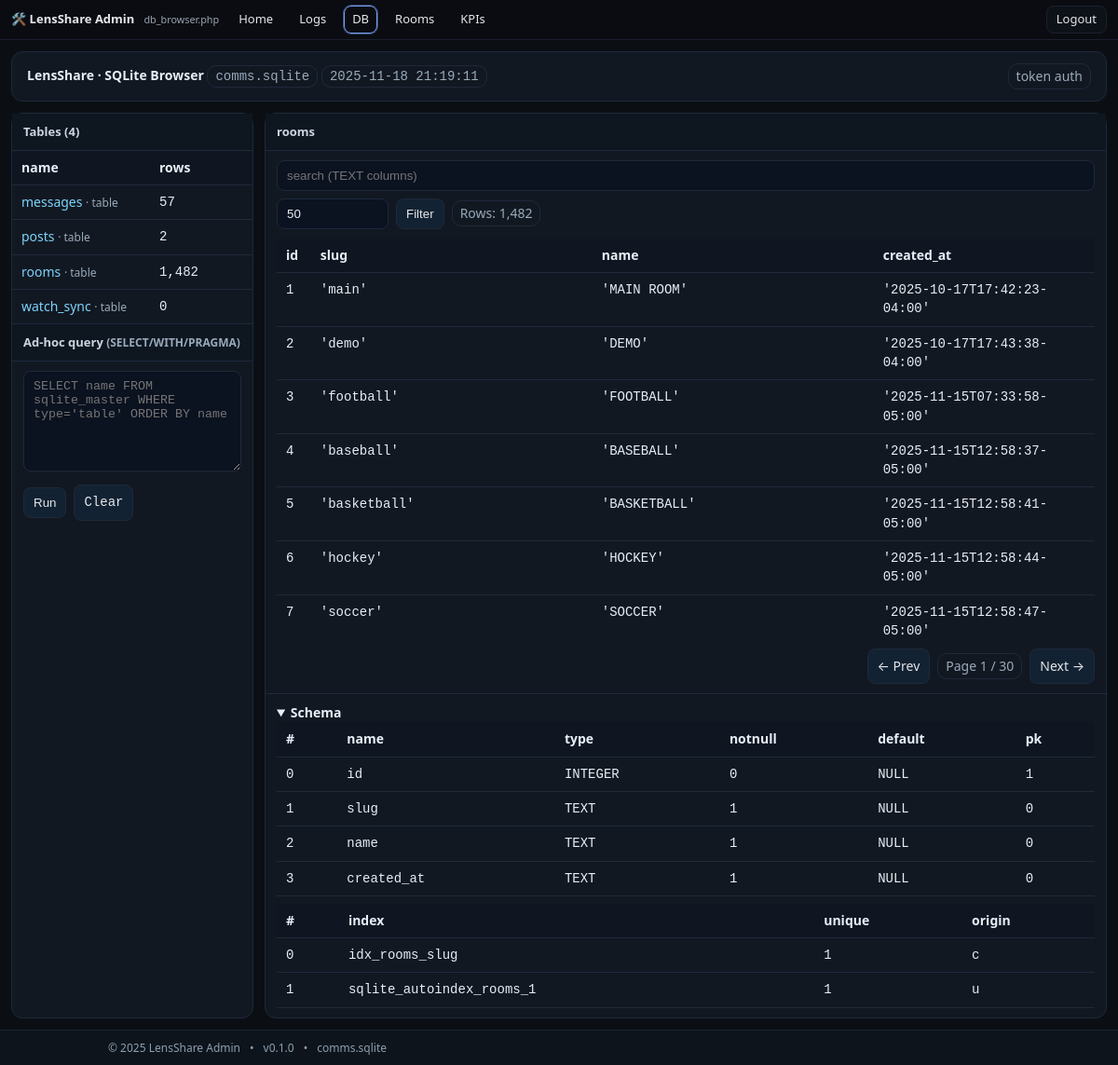
Screenshot of /comms/admin/db_browser.php?token=ajay-7c9f4f2f3a&table=rooms&page=1 (signed in) with the database file from the repository.
### tables this page shows
CREATE TABLE rooms (
       id INTEGER PRIMARY KEY AUTOINCREMENT,
       slug TEXT UNIQUE NOT NULL,
       name TEXT NOT NULL,
       created_at TEXT NOT NULL
     );

### comms/config.php (called while the page is built, shortened)
<?php
$brand = [
  'name'        => 'LensShare',
  'slug'        => 'lensshare',
  'brand_emoji' => '🙂💬',
  'chat_emoji'  => '🌈',
  'tagline'     => 'Publishing + Messages',
  'favicon'     => '/favicon.svg',
];

### comms/admin/db_browser.php (the view, shortened to what this page needs)
<?php
require_once __DIR__ . '/../config.php';
function h($s){ return htmlspecialchars((string)$s, ENT_QUOTES | ENT_SUBSTITUTE, 'UTF-8'); }
$TOKEN = $_GET['token'] ?? '';
$pdo = new PDO('sqlite:' . DB_PATH, null, null, [
  PDO::ATTR_ERRMODE => PDO::ERRMODE_EXCEPTION,
  PDO::ATTR_DEFAULT_FETCH_MODE => PDO::FETCH_ASSOC,
  PDO::ATTR_EMULATE_PREPARES => false,
]);
$pdo->query('PRAGMA foreign_keys=ON');
$pdo->query('PRAGMA busy_timeout=2000');
$PAGE_SIZE_DEFAULT = 50; $PAGE_SIZE_MAX = 500;
$table    = isset($_GET['table']) ? preg_replace('/[^\w.]/','', $_GET['table']) : '';
$page     = max(1, (int)($_GET['page'] ?? 1));
$pagesize = min($PAGE_SIZE_MAX, max(1, (int)($_GET['pagesize'] ?? $PAGE_SIZE_DEFAULT)));
$offset   = ($page-1)*$pagesize;
$sqlFree  = trim((string)($_GET['sql'] ?? ''));
function preserve($extra = []){
  $keep = ['token','table','q','pagesize','page'];
  $out = [];
  foreach ($keep as $k) if (isset($_GET[$k])) $out[$k] = $_GET[$k];
  foreach ($extra as $k=>$v) $out[$k] = $v;
  return '?' . http_build_query($out);
}
$tables = $pdo->query("SELECT name, type FROM sqlite_master WHERE type IN ('table','view') AND name NOT LIKE 'sqlite_%' ORDER BY name")->fetchAll();
$counts = [];
foreach ($tables as $t) {
  try { $counts[$t['name']] = (int)$pdo->query("SELECT COUNT(*) FROM \"{$t['name']}\"")->fetchColumn(); }
  catch(Throwable $e){ $counts[$t['name']] = null; }
}
$schema = []; $indexes = [];
$rows = []; $cols = []; $rowCount = null;
if ($table !== '') {
  try {
    $schema  = $pdo->query("PRAGMA table_info(\"$table\")")->fetchAll();
    $indexes = $pdo->query("PRAGMA index_list(\"$table\")")->fetchAll();
    $rowCount = (int)$pdo->query("SELECT COUNT(*) FROM \"$table\"")->fetchColumn();
    $where=''; $params=[];
    $sql = "SELECT * FROM \"$table\" $where LIMIT :lim OFFSET :off";
    $stmt = $pdo->prepare($sql);
    $stmt->bindValue(':lim',$pagesize,PDO::PARAM_INT);
    $stmt->bindValue(':off',$offset,PDO::PARAM_INT);
    $stmt->execute();
    $rows = $stmt->fetchAll();
    if ($rows) $cols = array_keys($rows[0]);
  } catch(Throwable $e){
    $rows=[]; $schema=[]; $indexes=[]; $rowCount=null;
  }
}
$now = date('Y-m-d H:i:s');
?>
<!doctype html>
<html>
<head>
</head>
<body>
<div class="page">
<?php
require_once __DIR__ . '/_topnav_admin.php';
render_admin_topnav([
  'token'    => $_GET['token'] ?? ($TOKEN ?? '')
]);
?>
<div class="wrap">
  <div class="card header">
    <div>
      <strong><?= $brand['name'] ?> · SQLite Browser</strong>
      <span class="badge mono"><?=h(basename(DB_PATH))?></span>
      <span class="badge mono"><?=h($now)?></span>
    </div>
    <div class="badge">token auth</div>
  </div>
  <div class="grid">
    <div class="panel">
      <h3>Tables (<?=count($tables)?>)</h3>
      <div class="section list" style="padding:0">
        <table>
          <thead><tr><th>name</th><th style="width:110px">rows</th></tr></thead>
          <tbody>
          <?php foreach($tables as $t): ?>
            <tr>
              <td>
                <a href="<?=h(preserve(['table'=>$t['name'],'page'=>1]))?>"><?=h($t['name'])?></a>
                <span class="note"> · <?=h($t['type'])?></span>
              </td>
              <td class="mono"><?= isset($counts[$t['name']]) ? number_format((int)$counts[$t['name']]) : '—' ?></td>
            </tr>
          <?php endforeach; ?>
          </tbody>
        </table>
      </div>
      <h3>Ad-hoc query <span class="note">(SELECT/WITH/PRAGMA)</span></h3>
      <div class="section">
        <form method="get" class="mono">
          <textarea class="input" name="sql" rows="6" placeholder="SELECT name FROM sqlite_master WHERE type='table' ORDER BY name"><?=h($sqlFree)?></textarea>
          <div style="display:flex;gap:8px;align-items:center;margin-top:8px">
            <button class="btn" type="submit">Run</button>
            <a class="btn" href="<?=h(preserve(['sql'=>null]))?>">Clear</a>
          </div>
        </form>
      </div>
    </div>
    <div class="panel right-panel">
      <?php if ($table===''): ?>
        <h3>Viewer</h3>
        <div class="section note">Select a table on the left to browse rows and schema.</div>
      <?php else: ?>
        <h3><?=h($table)?></h3>
        <div class="section" style="padding-bottom:0">
          <form method="get" style="display:flex;gap:8px;flex-wrap:wrap;align-items:center">
            <input class="input" type="text" name="q" value="<?=h($q)?>" placeholder="search (TEXT columns)">
            <input class="input" style="max-width:120px" type="number" min="1" name="pagesize" value="<?=h($pagesize)?>" title="rows per page">
            <button class="btn" type="submit">Filter</button>
            <?php if ($rowCount!==null): ?><span class="badge">Rows: <?=number_format($rowCount)?></span><?php endif; ?>
          </form>
        </div>
        <div class="section" style="overflow:auto; max-height:55vh">
          <table>
            <thead><tr><?php foreach($cols as $c) echo '<th>'.h($c).'</th>'; ?></tr></thead>
            <tbody>
            <?php foreach($rows as $r): ?>
              <tr><?php foreach($cols as $c): ?><td class="mono"><?=h(var_export($r[$c], true))?></td><?php endforeach; ?></tr>
            <?php endforeach; ?>
            </tbody>
          </table>
        </div>
        <?php
          $maxPage = $rowCount ? max(1, (int)ceil($rowCount / $pagesize)) : $page;
          $qs = function($p){ return preserve(['page'=>$p]); };
        ?>
        <div class="section" style="display:flex;gap:8px;justify-content:flex-end;align-items:center">
          <a class="btn" href="<?=h($qs(max(1,$page-1)))?>">&larr; Prev</a>
          <span class="badge">Page <?=h($page)?> / <?=h($maxPage)?></span>
          <a class="btn" href="<?=h($qs(min($maxPage,$page+1)))?>">Next &rarr;</a>
        </div>
        <div class="section" style="border-top:1px solid var(--border)">
          <details open>
            <summary><strong>Schema</strong></summary>
            <div style="overflow:auto">
              <table>
                <thead><tr><th>#</th><th>name</th><th>type</th><th>notnull</th><th>default</th><th>pk</th></tr></thead>
                <tbody>
                <?php foreach($schema as $c): ?>
                  <tr>
                    <td class="mono"><?=h($c['cid'])?></td>
                    <td class="mono"><?=h($c['name'])?></td>
                    <td class="mono"><?=h($c['type'])?></td>
                    <td class="mono"><?= (int)$c['notnull'] ? '1' : '0' ?></td>
                    <td class="mono"><?=h(var_export($c['dflt_value'], true))?></td>
                    <td class="mono"><?= (int)$c['pk'] ? '1' : '0' ?></td>
                  </tr>
                <?php endforeach; ?>
                </tbody>
              </table>
            </div>
            <?php if ($indexes): ?>
              <div style="margin-top:8px;overflow:auto">
                <table>
                  <thead><tr><th>#</th><th>index</th><th>unique</th><th>origin</th></tr></thead>
                  <tbody>
                  <?php foreach($indexes as $ix): ?>
                    <tr>
                      <td class="mono"><?=h($ix['seq'])?></td>
                      <td class="mono"><?=h($ix['name'])?></td>
                      <td class="mono"><?= (int)$ix['unique'] ? '1' : '0' ?></td>
                      <td class="mono"><?=h($ix['origin'])?></td>
                    </tr>
                  <?php endforeach; ?>
                  </tbody>
                </table>
              </div>
            <?php endif; ?>
          </details>
        </div>
      <?php endif; ?>
    </div>
  </div>
</div>
<?php require __DIR__ . '/_footer_admin.php'; ?>
</div>
</body>
</html>

### comms/admin/_topnav_admin.php (shortened to what this page needs)
<?php
require_once __DIR__ . '/../config.php';
if (!defined('ADM_TOPNAV_LOADED')) {
  function _admtn_join_url($href, array $extraParams) {
    $parts = parse_url($href);
    $q = [];
    $q = array_merge($q, $extraParams);
    $query = http_build_query($q);
    $scheme = $parts['scheme'] ?? '';
    $host   = $parts['host']   ?? '';
    $port   = isset($parts['port']) ? ':' . $parts['port'] : '';
    $path   = $parts['path']   ?? '';
    $frag   = isset($parts['fragment']) ? '#' . $parts['fragment'] : '';
    $prefix = $scheme ? ($scheme . '://' . $host . $port) : '';
    return $prefix . $path . ($query ? ('?' . $query) : '') . $frag;
  }
  function render_admin_topnav(array $opts = []) {
    global $brand;
    $navBrand  = $opts['brand']  ?? $brand['name'] . ' Admin';
    $token     = (string)($opts['token'] ?? '');
    $links     = $opts['links']  ?? [
      ['label'=>'Home',     'href'=>'index.php'],
      ['label'=>'Logs',     'href'=>'log_browser.php'],
      ['label'=>'DB',      'href'=>'db_browser.php'],
      ['label'=>'Rooms',      'href'=>'room_links.php'],
      ['label'=>'KPIs',      'href'=>'kpi_dashboard.php'],
    ];
    $preserve  = $opts['preserve'] ?? ['room','db'];
    $sticky    = array_key_exists('sticky',$opts) ? (bool)$opts['sticky'] : true;
    $rightHTML = $opts['right_html'] ?? '';
    $isLoggedIn = !empty($_SESSION['is_admin']);
    if ($isLoggedIn) {
      $logoutHref = '/admin/index.php?logout=1';
      $logoutBtn  = '<a class="admtn__btn" href="'.$logoutHref.'" title="Sign out">Logout</a>';
      $rightHTML  = ($rightHTML ? $rightHTML.' ' : '') . $logoutBtn;
    }
    $self = $_SERVER['SCRIPT_NAME'] ?? '';
    $outLinks = [];
    foreach ($links as $L) {
      $label = htmlspecialchars($L['label'] ?? '', ENT_QUOTES, 'UTF-8');
      $href  = (string)($L['href'] ?? '#');
      $preserved = array_intersect_key($_GET, array_flip($preserve));
      $hrefFinal = _admtn_join_url($href, array_merge(['token'=>$token], $preserved));
      $isActive  = ($self && str_ends_with($self, parse_url($href, PHP_URL_PATH) ?? ''));
      $cls = 'href="'.$hrefFinal.'"'.($isActive ? ' class="is-active"' : '');
      $outLinks[] = "<a {$cls}>{$label}</a>";
    }
    $stickyCls = $sticky ? ' sticky' : '';
    echo '<div class="admtn-wrap"><nav class="admtn'.$stickyCls.'" role="navigation" aria-label="Admin thin navigation">';
    echo '  <div class="admtn__brand">🛠️ '.htmlspecialchars($navBrand,ENT_QUOTES,'UTF-8').' <small>'.htmlspecialchars(basename($self),ENT_QUOTES,'UTF-8').'</small></div>';
    echo '  <div class="admtn__links">'.implode('', $outLinks).'</div>';
    echo '  <div class="admtn__right">'.$rightHTML.'</div>';
    echo '</nav></div>';
  }
}

### comms/admin/_footer_admin.php (shortened to what this page needs)
<?php
require_once __DIR__ . '/../config.php';
if (!defined('ADM_FOOTER_LOADED')) {
  $ver = 'v0.1.0';
  $dbLabel = defined('DB_PATH') ? basename(DB_PATH) : '';
  ?>
  <footer class="admin-footer">
    <div class="footer-inner">
      <span>© <?= date('Y') ?> <?= $brand['name'] ?> Admin</span>
      <span>•</span>
      <span><?= htmlspecialchars($ver) ?></span>
      <?php if ($dbLabel): ?>
        <span>•</span><span><?= htmlspecialchars($dbLabel) ?></span>
      <?php endif; ?>
    </div>
  </footer>
  <?php
}

### comms/admin/db_browser.php (style rules this page uses)
:root { --bg:#0b0f14; --ink:#e7eef7; --mut:#9ab; --panel:#121821; --border:#1e293b; --chip:#1c2430; --acc:#7dd3fc; }
* { box-sizing:border-box }
body { margin:0;background:var(--bg);color:var(--ink);font:14px/1.45 system-ui,-apple-system,Segoe UI,Roboto }
html, body { height: 100%; }
.page { min-height: 100vh; display: flex; flex-direction: column; }
.admin-footer { margin-top: auto; background: #0e141b; border-top: 1px solid #1b2430; color: #8ca0b3; }
.admin-footer .footer-inner { max-width: 1000px; margin: 0 auto; padding: 10px 16px; display: flex; gap: 10px; align-items: center; flex-wrap: wrap; font-size: 12px; }
a { color:var(--acc);text-decoration:none }
.wrap { max-width:1200px;margin:0 auto;padding:12px }
.card { background:var(--panel);border:1px solid var(--border);border-radius:12px;overflow:hidden;margin-bottom:12px }
.header { display:flex;flex-wrap:wrap;gap:8px;align-items:center;justify-content:space-between;padding:12px 16px;border-bottom:1px solid var(--border) }
.badge { border:1px solid var(--border);padding:3px 8px;border-radius:10px;color:var(--mut) }
.grid { display:grid;grid-template-columns:260px 1fr;gap:12px }
.panel { background:var(--panel);border:1px solid var(--border);border-radius:12px }
.panel h3 { margin:0;padding:10px 12px;border-bottom:1px solid var(--border);background:#0e1620;font-size:13px;color:#cbd5e1 }
.section { padding:10px 12px }
table { width:100%;border-collapse:collapse }
th,td { border-bottom:1px solid var(--border);padding:8px 10px;text-align:left;vertical-align:top }
th { background:#0f1621;position:sticky;top:0 }
.input, textarea.input { padding:8px 10px;border:1px solid var(--border);border-radius:8px;background:#0b1220;color:var(--ink);width:100% }
.btn { padding:8px 10px;border:1px solid var(--border);border-radius:8px;background:#122232;color:#e5e7eb;cursor:pointer }
.note { color:var(--mut);font-size:12px }
.mono { font-family:ui-monospace,SFMono-Regular,Consolas,monospace }
.list { max-height:70vh;overflow:auto }
html, body { overflow-x: hidden; }
.panel { min-width: 0; }

### comms/admin/_topnav_admin.php (style rules this page uses)
.admtn-wrap { position:relative;z-index:1000 }
.admtn { --bg:#0a0c11;--fg:#e5e7eb;--muted:#9aa4b2;--acc:#7aa2f7;--bd:#1c2030; display:flex;align-items:center;justify-content:space-between;gap:12px; width:100%;min-height:38px;padding:6px 12px;background:var(--bg); color:var(--fg);border-bottom:1px solid var(--bd);font:13px/1.2 system-ui,-apple-system,Segoe UI,Roboto; }
.admtn.sticky { position:sticky;top:0 }
.admtn__brand { display:flex;align-items:center;gap:10px;font-weight:700;white-space:nowrap }
.admtn__brand small { color:var(--muted);font-weight:500 }
.admtn__links { display:flex;gap:10px;flex-wrap:wrap;align-items:center }
.admtn__links a { display:inline-flex;align-items:center;gap:6px;padding:6px 8px;border-radius:8px;color:var(--fg);text-decoration:none;border:1px solid transparent }
.admtn__links a.is-active { border-color:var(--acc);box-shadow:0 0 0 1px color-mix(in srgb, var(--acc) 40%, transparent) }
.admtn__right { display:flex;gap:10px;align-items:center;color:var(--muted) }
.admtn__btn { display:inline-flex;align-items:center;gap:6px; padding:6px 10px;border-radius:8px;border:1px solid var(--bd); color:var(--fg);background:#0c1218;text-decoration:none; }

### rows the page displays
rooms: id "1", slug "'main'", name "'MAIN ROOM'", created_at "'2025-10-17T17:42:23-04:00'"
rooms: id "2", slug "'demo'", name "'DEMO'", created_at "'2025-10-17T17:43:38-04:00'"
rooms: id "3", slug "'football'", name "'FOOTBALL'", created_at "'2025-11-15T07:33:58-05:00'"
rooms: id "4", slug "'baseball'", name "'BASEBALL'", created_at "'2025-11-15T12:58:37-05:00'"
rooms: id "5", slug "'basketball'", name "'BASKETBALL'", created_at "'2025-11-15T12:58:41-05:00'"
rooms: id "6", slug "'hockey'", name "'HOCKEY'", created_at "'2025-11-15T12:58:44-05:00'"
rooms: id "7", slug "'soccer'", name "'SOCCER'", created_at "'2025-11-15T12:58:47-05:00'"

### other values shown
$navBrand "LensShare Admin"
basename($self) "db_browser.php"
$label "Home Logs DB Rooms KPIs"
$brand['name'] "LensShare"
basename(DB_PATH) "comms.sqlite"
count($tables) "4"
$t['name'] "messages"
$t['type'] "table"
$counts[$t['name']] "57"
$t['name'] "posts"
$counts[$t['name']] "2"
$t['name'] "rooms"
$counts[$t['name']] "1,482"
$t['name'] "watch_sync"
$counts[$t['name']] "0"
